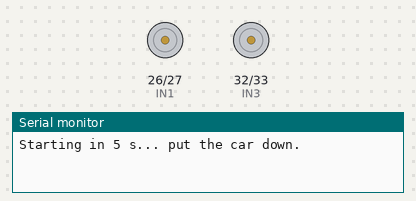
Bench run of a sketch on a simulated ESP32. Shown: motor-driver pin pairs drawn as motors (green arrow = first pin HIGH = forward, orange = second pin HIGH = backward, longer = more drive, scaled by the enable pin), the last lines printed to the serial monitor.

Above: at 0.1 s.
At 12.1 s:
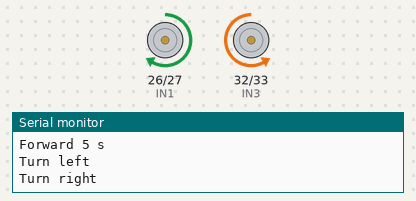
At 13.4 s:
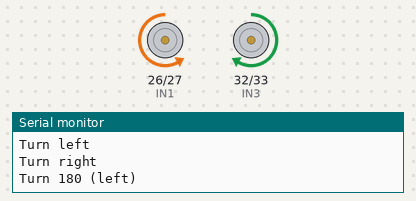
At 16.1 s:
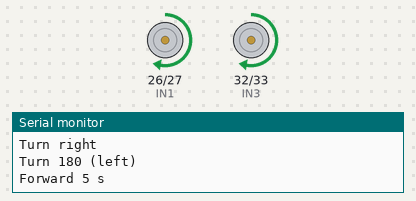
Timing chart, 0 to 21.7 s (numbered marks = the images above):
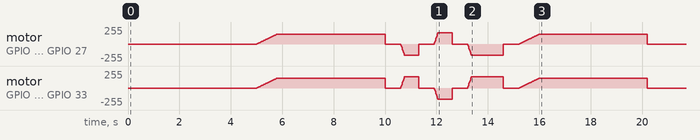

The sketch:

car_ramp_run.ino
```cpp
/*
  car_ramp_run.ino  -  ESP32 + L298N, motors only (no sensors, no Wi-Fi)

  Power on -> wait 5 s -> forward 5 s -> turn left -> turn right ->
  turn 180 -> forward 5 s -> stop and stay stopped.
  (Left then right cancels out, so after the 180 the second leg heads back
  the way it came.) Press the EN (reset) button on the ESP32 to run again.

  Wiring: ENA 25, IN1 26, IN2 27, ENB 13, IN3 32, IN4 33
  Remove the ENA/ENB jumper caps on the L298N.
  Leave about 2 m of clear floor in front of the car.
*/

const int ENA = 25, IN1 = 26, IN2 = 27;   // left side
const int ENB = 13, IN3 = 32, IN4 = 33;   // right side

// ---- change these ----
const int  START_DELAY_MS = 5000;   // wait before moving
const int  DRIVE_SPEED    = 150;    // 0-255 for the straight legs
const int  TURN_SPEED     = 170;    // 0-255 for spinning in place
const int  FORWARD_MS     = 5000;   // length of each straight leg (includes the ramp-up)
const int  RAMP_MS        = 800;    // time to speed up at the start of a move
const int  TURN_90_MS     = 700;    // time for a 90 degree spin. CALIBRATE THIS.
const int  PAUSE_MS       = 600;    // rest between moves so the car settles
const bool TURN_180_LEFT  = true;   // which way the 180 spins
const bool GO_FORWARD     = true;   // set false if the whole car drives backward
const int  LEFT_TRIM      = 0;      // trim ADDS speed to that side. Car veers LEFT = left side
const int  RIGHT_TRIM     = 0;      //   is too slow: raise LEFT_TRIM. Veers RIGHT: raise RIGHT_TRIM.

const int PWM_FREQ = 1000, PWM_BITS = 8;
const int CH_ENA = 4, CH_ENB = 5;   // only used on ESP32 core 2.x

int curL = 0, curR = 0;             // signed speed each side is getting now

void pwmWrite(int pin, int ch, int duty) {
#if defined(ESP_ARDUINO_VERSION_MAJOR) && ESP_ARDUINO_VERSION_MAJOR >= 3
  ledcWrite(pin, duty);
#else
  ledcWrite(ch, duty);
#endif
}

// Signed speeds, -255..255. Positive = forward. GO_FORWARD flips everything
// together, so forward AND the turn directions stay consistent.
void drive(int left, int right) {
  if (!GO_FORWARD) { left = -left; right = -right; }
  curL = left; curR = right;
  int l = left  != 0 ? constrain(abs(left)  + LEFT_TRIM,  0, 255) : 0;
  int r = right != 0 ? constrain(abs(right) + RIGHT_TRIM, 0, 255) : 0;
  digitalWrite(IN1, left  > 0); digitalWrite(IN2, left  < 0);
  digitalWrite(IN3, right > 0); digitalWrite(IN4, right < 0);
  pwmWrite(ENA, CH_ENA, l);
  pwmWrite(ENB, CH_ENB, r);
}

void stopNow() { drive(0, 0); }

// Smoothly change from the current speeds to new ones over ms.
void rampTo(int left, int right, int ms) {
  int fromL = GO_FORWARD ? curL : -curL;     // undo the flip so we ramp in "logical" units
  int fromR = GO_FORWARD ? curR : -curR;
  unsigned long t0 = millis();
  while (millis() - t0 < (unsigned long)ms) {
    float f = (float)(millis() - t0) / ms;
    drive(fromL + (int)((left - fromL) * f), fromR + (int)((right - fromR) * f));
    delay(15);
  }
  drive(left, right);
}

// Speed up, hold, then stop. totalMs counts from the start of the ramp.
void move(const char* name, int left, int right, int totalMs, int rampMs) {
  Serial.println(name);
  rampTo(left, right, rampMs);
  delay(totalMs - rampMs);
  stopNow();
  delay(PAUSE_MS);
}

void setup() {
  Serial.begin(115200);
  int pins[] = {IN1, IN2, IN3, IN4};
  for (int i = 0; i < 4; i++) pinMode(pins[i], OUTPUT);
#if defined(ESP_ARDUINO_VERSION_MAJOR) && ESP_ARDUINO_VERSION_MAJOR >= 3
  ledcAttach(ENA, PWM_FREQ, PWM_BITS);
  ledcAttach(ENB, PWM_FREQ, PWM_BITS);
#else
  ledcSetup(CH_ENA, PWM_FREQ, PWM_BITS); ledcAttachPin(ENA, CH_ENA);
  ledcSetup(CH_ENB, PWM_FREQ, PWM_BITS); ledcAttachPin(ENB, CH_ENB);
#endif
  stopNow();

  Serial.println("Starting in 5 s... put the car down.");
  delay(START_DELAY_MS);

  move("Forward 5 s",  DRIVE_SPEED,  DRIVE_SPEED, FORWARD_MS, RAMP_MS);
  move("Turn left",   -TURN_SPEED,   TURN_SPEED,  TURN_90_MS, 150);
  move("Turn right",   TURN_SPEED,  -TURN_SPEED,  TURN_90_MS, 150);

  if (TURN_180_LEFT) move("Turn 180 (left)",  -TURN_SPEED,  TURN_SPEED, TURN_90_MS * 2, 150);
  else               move("Turn 180 (right)",  TURN_SPEED, -TURN_SPEED, TURN_90_MS * 2, 150);

  move("Forward 5 s",  DRIVE_SPEED,  DRIVE_SPEED, FORWARD_MS, RAMP_MS);

  stopNow();
  Serial.println("Done. Press EN to run again.");
}

void loop() {
  // nothing: the car stays stopped
}
```
